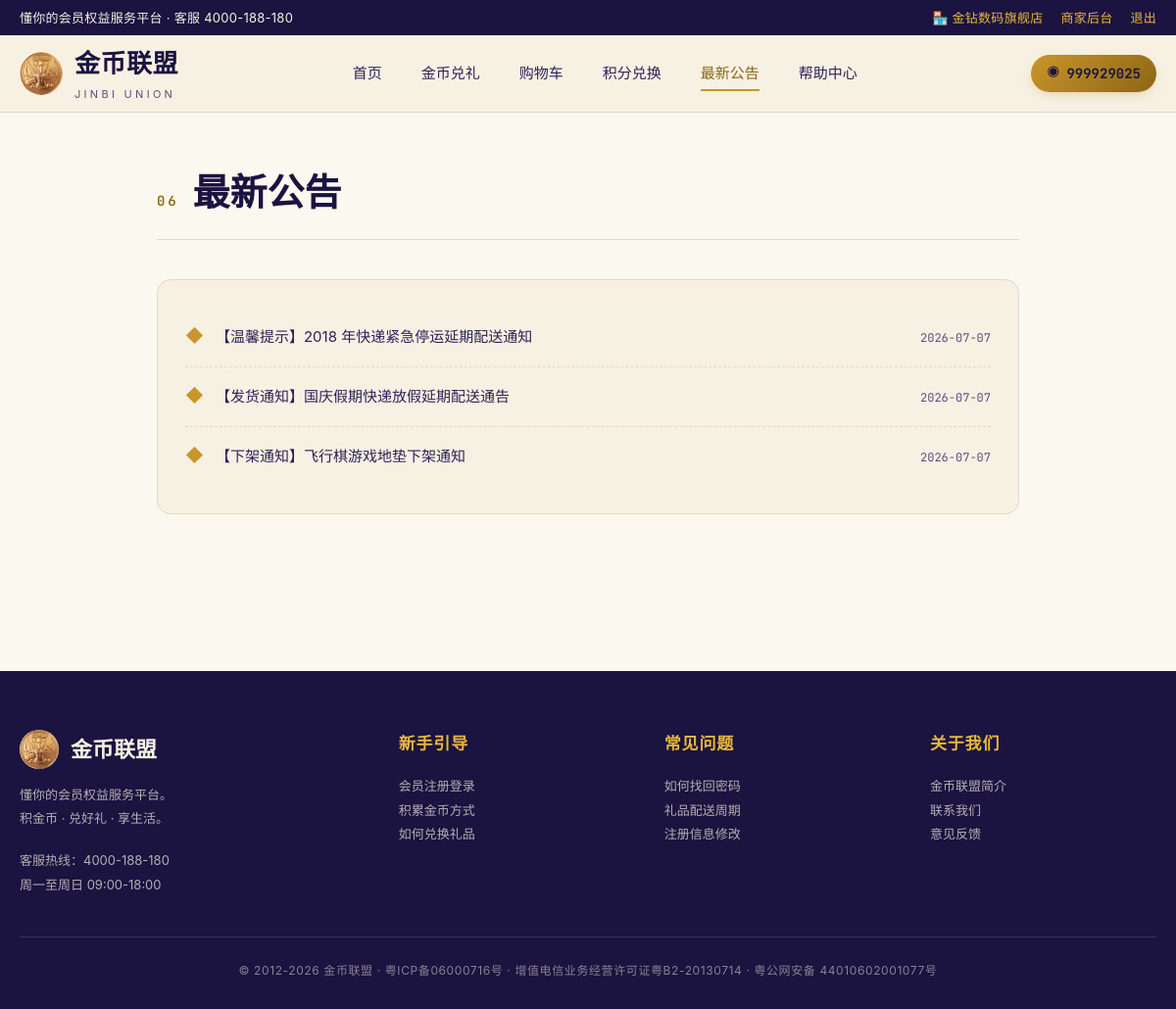
/announcements (signed in), run on the app's committed database.
### tables this page shows
CREATE TABLE merchants (
            id INTEGER PRIMARY KEY AUTOINCREMENT,
            phone TEXT UNIQUE NOT NULL,
            password_hash TEXT NOT NULL,
            password_salt TEXT NOT NULL,
            shop_name TEXT UNIQUE NOT NULL,
            contact_name TEXT,
            category TEXT,
            address TEXT,
            description TEXT,
            status TEXT DEFAULT 'active',
            created_at TEXT DEFAULT CURRENT_TIMESTAMP
        );

CREATE TABLE users (
            id INTEGER PRIMARY KEY AUTOINCREMENT,
            phone TEXT UNIQUE NOT NULL,
            password_hash TEXT NOT NULL,
            password_salt TEXT NOT NULL,
            nickname TEXT,
            gender TEXT,
            email TEXT,
            province TEXT,
            city TEXT,
            district TEXT,
            birthday TEXT,
            real_name TEXT,
            coins INTEGER DEFAULT 1000,
            created_at TEXT DEFAULT CURRENT_TIMESTAMP
        );

CREATE TABLE announcements (
            id INTEGER PRIMARY KEY AUTOINCREMENT,
            title TEXT NOT NULL,
            body TEXT NOT NULL,
            created_at TEXT DEFAULT CURRENT_TIMESTAMP
        );

### app.py (the view)
@app.route('/announcements')
def announcements():
    items = query('SELECT * FROM announcements ORDER BY created_at DESC')
    return render_template('announcements.html', items=items)

### app.py (called while the page is built)
def get_db():
    if 'db' not in g:
        g.db = sqlite3.connect(DB_PATH)
        g.db.row_factory = sqlite3.Row
        g.db.execute('PRAGMA foreign_keys = ON;')
    return g.db

def query(sql, params=(), one=False):
    cur = get_db().execute(sql, params)
    rows = cur.fetchall()
    cur.close()
    return (rows[0] if rows else None) if one else rows

@app.context_processor
def inject_user():
    user = None
    uid = session.get('user_id')
    if uid:
        user = ss_query('SELECT * FROM live.users WHERE id = ?', (uid,), one=True)
    return {'current_user': user}

def current_merchant():
    mid = session.get('merchant_id')
    if not mid:
        return None
    return ss_query('SELECT * FROM live.merchants WHERE id = ?', (mid,), one=True)

### db.py (called while the page is built, shortened)
def get_local_db():
    if not hasattr(_local_local, 'db') or _local_local.db is None:
        conn = sqlite3.connect(SQLITE_PATH, check_same_thread=False)
        conn.row_factory = sqlite3.Row
        conn.execute('PRAGMA foreign_keys = ON;')
        _ensure_local_schema(conn)
        _local_local.db = conn
    return _local_local.db

def _row_dicts(cols, rows):
    class _Row(dict):
        def __getitem__(self, key):
            if isinstance(key, int):
                return list(self.values())[key]
            return dict.__getitem__(self, key)
        def __getattr__(self, key):
            try:
                return self[key]
            except KeyError as exc:
                raise AttributeError(key) from exc
    return [_Row(dict(zip(cols, row))) for row in rows]

def _check_ss_available():
    global _ss_checked, _ss_available
    if _ss_checked:
        return _ss_available

def _sqlite_query(sql, params=(), one=False):
    cur = get_local_db().execute(_sqlite_sql(sql), params)
    cols = [c[0] for c in cur.description]
    rows = cur.fetchall()
    cur.close()
    out = _row_dicts(cols, rows)
    return (out[0] if out else None) if one else out

def ss_query(sql, params=(), one=False):
    if not _check_ss_available():
        return _sqlite_query(sql, params, one)

### templates/announcements.html (shortened to what this page needs)
{% extends 'base.html' %}
{% block content %}
<section class="section" style="padding-top:50px">
  <div class="container" style="max-width:880px">
    <div class="section-head">
      <h2 class="section-title">
        <span class="num">06</span>
        最新公告
      </h2>
    </div>
    <div class="info-card">
      <ul class="info-list">
        {% for a in items %}
        <li style="padding:18px 0">
          <span class="dot">◆</span>
          <a href="{{ url_for('announcement_detail', aid=a.id) }}" style="font-size:15px">{{ a.title }}</a>
          <span class="meta">{{ a.created_at[:10] }}</span>
        </li>
        {% else %}
        <li><span class="dot">◆</span><span>暂无公告</span></li>
        {% endfor %}
      </ul>
    </div>
  </div>
</section>
{% endblock %}

### templates/base.html (shortened to what this page needs)
<!doctype html>
<html lang="zh-CN">
<head>
<link rel="stylesheet" href="{{ url_for('static', filename='css/style.css') }}">
</head>
<body>
<div class="topbar">
  <div class="container topbar-inner">
    <div>懂你的会员权益服务平台 · 客服 4000-188-180</div>
    <div class="topbar-right">
      {% if current_merchant %}
        <span style="color:var(--gold-bright)">🏪 {{ current_merchant.shop_name }}</span>
        <a href="{{ url_for('merchant_panel') }}">商家后台</a>
        <a href="{{ url_for('merchant_logout') }}">退出</a>
      {% elif current_user %}
        <span>你好，{{ current_user.nickname or current_user.phone }}</span>
        <a href="{{ url_for('coin_redeem') }}">积分兑换</a>
        <a href="{{ url_for('user_center') }}">个人中心</a>
        <a href="{{ url_for('logout') }}">退出</a>
      {% else %}
        <a href="{{ url_for('login') }}">登录</a>
        <a href="{{ url_for('register') }}">会员注册</a>
        <a href="{{ url_for('merchant_register') }}" style="color:var(--gold-bright)">商家入驻</a>
      {% endif %}
    </div>
  </div>
</div>
<nav class="nav">
  <div class="container nav-inner">
    <a href="{{ url_for('index') }}" class="brand">
      <img src="{{ url_for('static', filename='img/logo.jpg') }}" alt="">
      <span class="brand-text">
        金币联盟
        <span class="brand-sub">JINBI UNION</span>
      </span>
    </a>
    <div class="nav-links">
      <a href="{{ url_for('index') }}" class="nav-link {% if request.endpoint == 'index' %}active{% endif %}">首页</a>
      <a href="{{ url_for('gift_list') }}" class="nav-link {% if request.endpoint == 'gift_list' %}active{% endif %}">金币兑礼</a>
      {% if current_user %}
      <a href="{{ url_for('cart') }}" class="nav-link {% if request.endpoint == 'cart' %}active{% endif %}">购物车</a>
      <a href="{{ url_for('coin_redeem') }}" class="nav-link {% if request.endpoint == 'coin_redeem' %}active{% endif %}">积分兑换</a>
      {% endif %}
      <a href="{{ url_for('announcements') }}" class="nav-link {% if request.endpoint in ['announcements','announcement_detail'] %}active{% endif %}">最新公告</a>
      <a href="{{ url_for('help') }}" class="nav-link {% if request.endpoint == 'help' %}active{% endif %}">帮助中心</a>
    </div>
    <div class="nav-cta">
      {% if current_user %}
        <span class="coin-pill">{{ current_user.coins|default(0) }}</span>
      {% elif current_merchant %}
        <a href="{{ url_for('merchant_panel') }}" class="btn btn-gold">商家后台</a>
      {% else %}
        <a href="{{ url_for('login') }}" class="btn btn-ghost">登录</a>
        <a href="{{ url_for('register') }}" class="btn btn-primary">注册</a>
      {% endif %}
    </div>
  </div>
</nav>
{% block content %}{% endblock %}
<footer class="footer">
  <div class="container">
    <div class="footer-grid">
      <div>
        <div class="footer-brand">
          <img src="{{ url_for('static', filename='img/logo.jpg') }}" alt="">
          金币联盟
        </div>
        <p>懂你的会员权益服务平台。<br>积金币 · 兑好礼 · 享生活。</p>
        <p style="margin-top:18px;">客服热线：4000-188-180<br>周一至周日 09:00-18:00</p>
      </div>
      <div>
        <h4>新手引导</h4>
        <p><a href="{{ url_for('help') }}">会员注册登录</a></p>
        <p><a href="{{ url_for('help') }}">积累金币方式</a></p>
        <p><a href="{{ url_for('help') }}">如何兑换礼品</a></p>
      </div>
      <div>
        <h4>常见问题</h4>
        <p><a href="{{ url_for('help') }}">如何找回密码</a></p>
        <p><a href="{{ url_for('help') }}">礼品配送周期</a></p>
        <p><a href="{{ url_for('help') }}">注册信息修改</a></p>
      </div>
      <div>
        <h4>关于我们</h4>
        <p><a href="{{ url_for('help') }}">金币联盟简介</a></p>
        <p><a href="{{ url_for('help') }}">联系我们</a></p>
        <p><a href="{{ url_for('help') }}">意见反馈</a></p>
      </div>
    </div>
    <div class="footer-bottom">
      © 2012-2026 金币联盟 · 粤ICP备06000716号 · 增值电信业务经营许可证粤B2-20130714 · 粤公网安备 44010602001077号
    </div>
  </div>
</footer>
</body>
</html>

### data on the page
merchants: shop_name "金钻数码旗舰店"
users: coins "999929025"
announcements: title "【温馨提示】2018 年快递紧急停运延期配送通知", created_at "2026-07-07"
announcements: title "【发货通知】国庆假期快递放假延期配送通告", created_at "2026-07-07"
announcements: title "【下架通知】飞行棋游戏地垫下架通知", created_at "2026-07-07"
